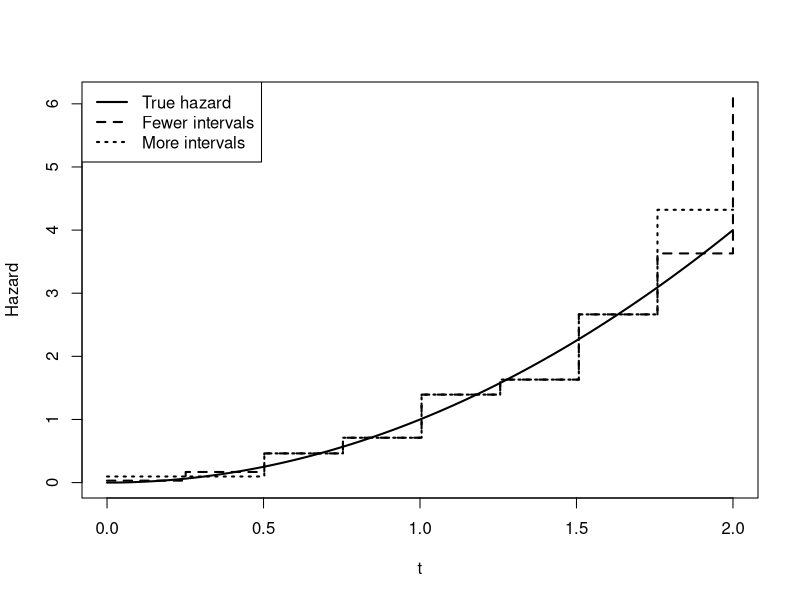
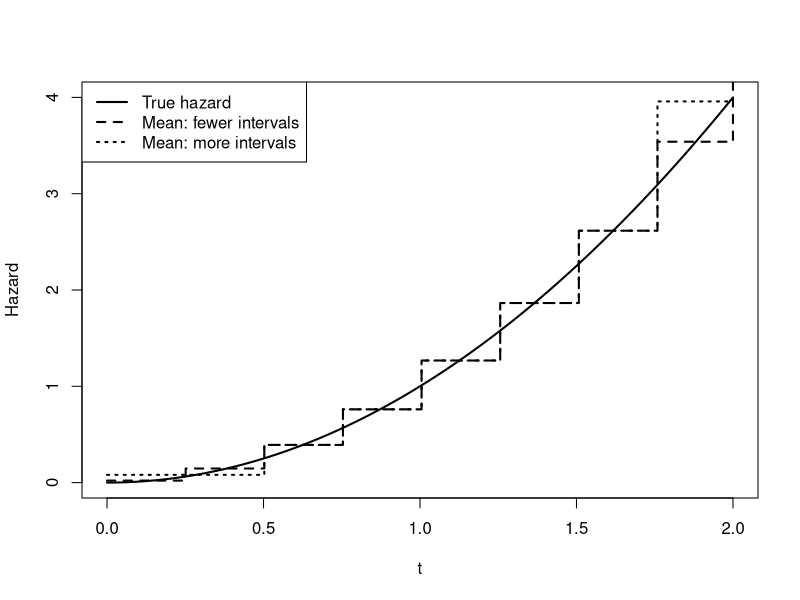
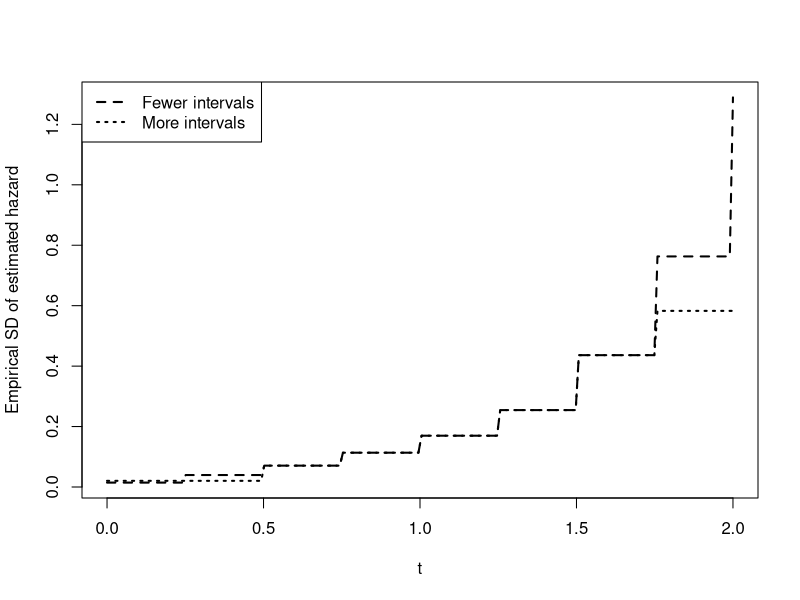
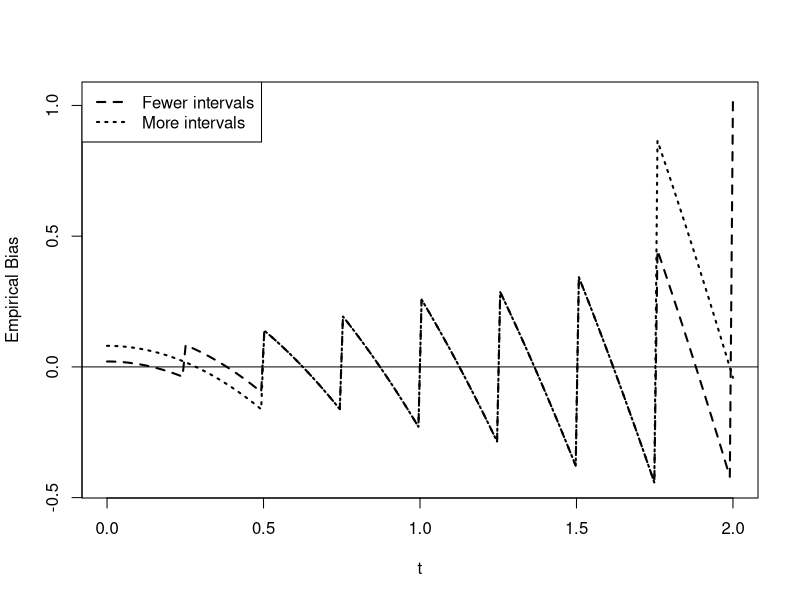
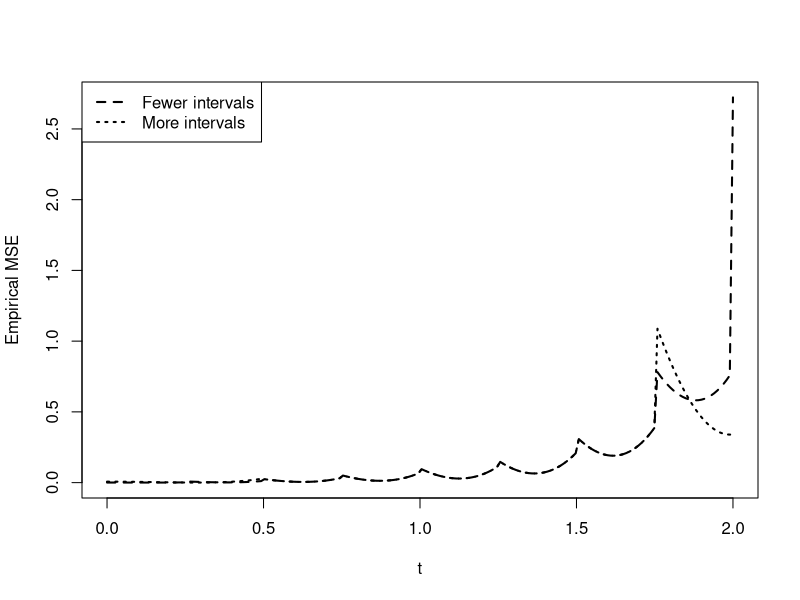

Source code (R) for these figures, in order:
# ============================================================
# 中文導讀：對應 Ch2「Likelihood Construction, Inference for Parametric
# Survival Distributions」。下列頁碼以講義投影片右下角的 1–36 頁為準。
# 主線：右設限資料（第 3–8 頁）→ 分段指數模型（第 23–26 頁）
# → 估計精確度與區間選擇（第 27–30 頁）→ Monte Carlo 模擬延伸。
# 符號對照：U = 觀測時間；delta = 事件指標；r[j] = 區間事件數；
# W[j] = 區間總觀測風險時間；lambda.hat[j] = 該區間估計危險率。
# 本次只新增說明註解，保留所有原始可執行程式碼。
# 注意：下方 cuts.few 的第二次賦值會覆寫第一次，實際為 9 區間；
# cuts.many 為 7 區間，因此原有 few/many 名稱與圖例不代表實際多寡。
# Piecewise Exponential Approximation
# True hazard: h(t) = t^2
# ============================================================

# ------------------------------------------------------------
# 1. Generate right-censored survival data
# ------------------------------------------------------------

# 【第 3 頁：建立 (U_i, delta_i) 的模擬樣本】
# 固定亂數種子以便重現結果；n 是受試者數。
# censor.rate 是設限時間 C 的指數分布「速率」，不是設限比例 30%。
# 實際設限比例由 T 與 C 的分布共同決定，下面用樣本比例檢查。
set.seed(2026)

n <- 400
censor.rate <- 0.3

# True cumulative hazard:
# H(t) = t^3 / 3
#
# Since H(T) ~ Exp(1),
# T = (3E)^(1/3), E ~ Exp(1)

# 【第 24 頁：h、H、S 的關係；此處用於模擬資料】
# 真實危險率 h(t)=t^2，故 H(t)=積分_0^t s^2 ds=t^3/3，
# S(t)=exp(-H(t))=exp(-t^3/3)，f(t)=h(t)S(t)。
# rexp(n) 預設 rate=1；令 H(T)=E，即得 T=(3E)^(1/3)。
# 這是真實危險率隨時間上升的分布，並非單一固定速率的指數分布。
# 後續以區間常數近似 t^2，呼應第 22–23 頁弱結構模型的動機。
E <- rexp(n)
T <- (3 * E)^(1/3)

# Independent censoring time
# 【第 3、6–8 頁：獨立的隨機設限】
# 另行產生 C，讓 T 與 C 獨立，符合此講義的非資訊性設限假設。
# 生存分布與設限分布參數分離時，完整 likelihood 可分解；
# 推論生存分布時可使用乘積 f(U_i)^delta_i S(U_i)^(1-delta_i)。
C <- rexp(n, rate = censor.rate)

# Observed survival data
# 【第 3–5 頁：實際可觀測資料】
# pmin 逐人取最小值：U_i=min(T_i,C_i)。
# T_i<=C_i 時 delta_i=1，觀察到事件，likelihood 貢獻為 f(U_i)；
# 否則 delta_i=0，只知道 T_i>U_i，貢獻為 S(U_i)=1-F(U_i)。
# dat 只保存分析時可見的 U、delta；不是把設限當成事件。
U <- pmin(T, C)
delta <- as.integer(T <= C)

dat <- data.frame(
  U = U,
  delta = delta
)

head(dat)

# Proportion censored
mean(delta == 0)


# ------------------------------------------------------------
# 2. Function for fitting a piecewise exponential model
# ------------------------------------------------------------

# 【第 23–26 頁：給定切點，估計每一段的常數危險率】
# cuts 必須為正、遞增且不重複的內部切點；grid 為非負的評估時間。
# 函數假設 U、delta 等長，delta 為 0/1；此原始版本未額外檢查輸入。
# 模型有 J=length(cuts)+1 個參數，而非只有 cuts 的個數。
fit.pwe <- function(U, delta, cuts, grid) {

  # Partition:
  # [0, cut1), [cut1, cut2), ..., [last cut, Inf)

  # 【第 23–24 頁：切割時間軸】
  # 講義記為 v_0=0,...,v_{k+1}=Inf；R 從 1 開始編號，
  # 因此 R 的 v[j] 對應講義 v_{j-1}，v[j+1] 對應講義 v_j。
  # 最後一段延伸到無限大；並不因繪圖只到 t=2 就在 2 結束。
  v <- c(0, cuts, Inf)

  J <- length(v) - 1

  # 配置每段統計量：r 為事件個數、W 為總風險時間。
  # 第 25 頁的 likelihood 最後只需要這兩組統計量。
  r <- numeric(J)
  W <- numeric(J)

  for (j in 1:J) {

    # Number of observed events in interval j
    # 【第 25 頁】r_j=sum_i delta_i I(U_i 屬於 I_j)。
    # 只有事件且落在 [v[j],v[j+1]) 的個案才計入；設限不算事件。
    # 若時間恰等於切點，歸入右側區間。
    r[j] <- sum(
      delta == 1 &
      U >= v[j] &
      U < v[j + 1]
    )

    # Total observed time at risk in interval j
    # 【第 25 頁】W_j 是所有個案在本區間累積的觀測時間。
    # 每人貢獻 max(min(U_i,右端點)-左端點,0)：
    # 在左端前已結束追蹤 → 0；在區間內結束 → U_i-左端點；
    # 追蹤跨過右端點 → 整段長度。設限個案也貢獻設限前的時間。
    # 這與講義「區間內部分時間 + 跨過整段的時間」公式等價。
    W[j] <- sum(
      pmax(
        pmin(U, v[j + 1]) - v[j],
        0
      )
    )
  }

  # Piecewise hazard estimates
  # 【第 25–26 頁：最大概似估計】
  # L = 乘積_j lambda_j^r_j exp(-lambda_j W_j)，
  # log L = 總和_j [r_j log(lambda_j)-lambda_j W_j]。
  # 對 lambda_j 微分：r_j/lambda_j-W_j=0，故估計為 r_j/W_j。
  # 這也是第 10–11 頁單一指數分布估計式在各區間的應用。
  # W_j=0 表示無人提供觀測時間，無法估計，回傳 NA；
  # W_j>0 且 r_j=0 時回傳邊界值 0，此時不能用 log 常態近似。
  lambda.hat <- ifelse(
    W > 0,
    r / W,
    NA_real_
  )

  # Determine the interval corresponding to each grid point
  # 【第 24 頁：將每段參數還原成階梯危險率 h(t)】
  # findInterval 找出 grid 的每個時間屬於哪一段；
  # 隨後用 lambda.hat[index] 指派該段固定高度。
  # 這裡產生的是 h(t)，不是累積危險率 H(t) 或存活機率 S(t)。
  index <- findInterval(
    grid,
    c(0, cuts)
  )

  # Estimated hazard function over grid
  h.hat <- lambda.hat[index]

  # 回傳區間事件數、風險時間、參數估計，以及繪圖網格上的危險率。
  list(
    r = r,
    W = W,
    lambda.hat = lambda.hat,
    h.hat = h.hat
  )
}


# ------------------------------------------------------------
# 3. Define grid and user-specified cut points
# ------------------------------------------------------------

# 【第 23、27、30 頁：預先指定區間；grid 僅供繪圖】
# grid 的 200 點用來評估曲線，不代表模型有 200 個參數。
# 切點固定於資料之外，符合講義先指定區間的推論設定。
grid <- seq(
  0,
  2,
  length.out = 200
)

# Fewer intervals:
# 4 intervals = 4 hazard parameters
# 第一個版本：3 個切點、4 個區間；但稍後會被同名賦值覆寫。
cuts.few <- c(
  0.75,
  1.25,
  1.75
)


# Fewer intervals:
# 4 intervals = 4 hazard parameters
# 【原碼提醒】此處覆寫上面的 cuts.few，真正使用 8 個切點、9 段。
# 上方原始英文註解「4 intervals」只適用於第一次設定。
# 所以實際 fit.few 有 9 段，fit.many 有 7 段，圖例名稱相反。
# 本段註解保留這個差異，沒有擅自刪改原本的切點。
# grid 最後一點 t=2 會落入 [2,Inf)，採用第 9 段估計。
cuts.few <- c(
 0.25,
0.5, 
0.75,
1,
  1.25,
1.5,
  1.75,
2
)



# More intervals:
# 7 intervals = 7 hazard parameters
cuts.many <- c(
  0.50,
  0.75,
  1.00,
  1.25,
  1.50,
  1.75
)


# ------------------------------------------------------------
# 4. Fit both piecewise exponential models
# ------------------------------------------------------------

# 【第 25–26 頁】同一份觀測資料，用兩套固定切點分別計算 r_j/W_j。
# 比較差異來自切點設計；函數並沒有數值最佳化，因為有封閉解。
fit.few <- fit.pwe(
  U = U,
  delta = delta,
  cuts = cuts.few,
  grid = grid
)

fit.many <- fit.pwe(
  U = U,
  delta = delta,
  cuts = cuts.many,
  grid = grid
)


# ------------------------------------------------------------
# 5. Examine estimated parameters
# ------------------------------------------------------------

# 【第 26–28 頁：檢查估計表與精確度】
# 下列輸出對應第 28 頁表格的 r_j、W_j、lambda_hat_j。
# 第 26 頁觀測資訊矩陣為 diag(r_j/lambda_j^2)。
# 取逆並代入估計量，可估 Var(lambda_hat_j) 約為 r_j/W_j^2。
# Number of events in each interval
fit.few$r
fit.many$r

# Total time at risk in each interval
fit.few$W
fit.many$W

# Estimated piecewise hazards
fit.few$lambda.hat
fit.many$lambda.hat

# Approximate variance of log(lambda_hat_j)
# 【第 13、27 頁：delta method】
# Var(log(lambda_hat_j)) 約為 1/r_j，是「對數估計值的變異數」。
# 它不是 lambda_hat_j 本身的變異數，也不是標準差。
# r_j>0 且事件數足夠時，約 95% CI 可寫為
# lambda_hat_j * exp(正負 1.96/sqrt(r_j))（第 15 頁推廣）。
# r_j=0 時以下會顯示 Inf；這表示該 log 常態推論不能使用。
1 / fit.few$r
1 / fit.many$r


# ------------------------------------------------------------
# 6. Plot:
#    true hazard versus piecewise exponential estimates
# ------------------------------------------------------------

# 【第 24、29 頁：看分段危險率如何近似真實曲線】
# 實線為真值 t^2，兩條階梯線為單次樣本估計。
# range(...,na.rm=TRUE) 讓此圖的 y 軸涵蓋真值與兩組可用估計。
# type="s" 以階梯線呈現；網格有限，視覺跳點可能略有偏移。
# 第 30 頁另建議用 log 危險率觀察精確度；本碼仍畫原始尺度。
# 原圖例的 Fewer/More 請依上方覆寫提醒解讀。
ylim <- range(
  c(
    grid^2,
    fit.few$h.hat,
    fit.many$h.hat
  ),
  na.rm = TRUE
)

plot(
  grid,
  grid^2,
  type = "l",
  lwd = 2,
  ylim = ylim,
  xlab = "t",
  ylab = "Hazard"
)

lines(
  grid,
  fit.few$h.hat,
  type = "s",
  lty = 2,
  lwd = 2
)

lines(
  grid,
  fit.many$h.hat,
  type = "s",
  lty = 3,
  lwd = 2
)

legend(
  "topleft",
  legend = c(
    "True hazard",
    "Fewer intervals",
    "More intervals"
  ),
  lty = c(1, 2, 3),
  lwd = 2
)


# ============================================================
# 7. Repeated simulation
# ============================================================

# 【模擬延伸：呼應第 29–30 頁估計變異與區間選擇】
# 以下不是講義 AZT/ddI 實例，而是重複產生 n=400 的模擬樣本。
# B=1000 是獨立重複次數；每次重新生成 T、C，再估計兩套模型。
# 重新設同一種子，讓整個模擬可重現；第一次樣本會重現前面的樣本。
# est.few、est.many：每列是 grid 時間點，每欄是一次模擬。
# 每次兩模型共用同一批資料，方便比較不同切點的效果。
set.seed(2026)

B <- 1000

est.few <- matrix(
  NA_real_,
  nrow = length(grid),
  ncol = B
)

est.many <- matrix(
  NA_real_,
  nrow = length(grid),
  ncol = B
)

for (b in 1:B) {

  # Generate survival times from h(t) = t^2
  E.b <- rexp(n)

  T.b <- (3 * E.b)^(1/3)

  # Generate independent censoring times
  C.b <- rexp(
    n,
    rate = censor.rate
  )

  # Observed data
  U.b <- pmin(
    T.b,
    C.b
  )

  delta.b <- as.integer(
    T.b <= C.b
  )

  # Fit model with fewer intervals
  fit.few.b <- fit.pwe(
    U = U.b,
    delta = delta.b,
    cuts = cuts.few,
    grid = grid
  )

  # Fit model with more intervals
  fit.many.b <- fit.pwe(
    U = U.b,
    delta = delta.b,
    cuts = cuts.many,
    grid = grid
  )

  # 將第 b 次的整條估計曲線存入第 b 欄，供跨次數彙整。
  est.few[, b] <- fit.few.b$h.hat

  est.many[, b] <- fit.many.b$h.hat
}


# ------------------------------------------------------------
# 8. Monte Carlo mean estimated hazard
# ------------------------------------------------------------

# 【Monte Carlo 平均：估計方法的平均表現】
# 對每個時間點，將 B 次估計取平均，近似 E[h_hat(t)]。
# 平均曲線與 t^2 的差異可反映分段近似與有限樣本造成的偏差。
# 它不是把 B 份資料合併後重新估計，也不是單次資料的信賴區間。
# na.rm=TRUE 會排除無法估計的 NA，各時間點有效重複數可能不同。
# 此圖的 y 軸由初始的 t^2 決定，若平均估計超過範圍可能被截掉。
mean.few <- rowMeans(
  est.few,
  na.rm = TRUE
)

mean.many <- rowMeans(
  est.many,
  na.rm = TRUE
)

plot(
  grid,
  grid^2,
  type = "l",
  lwd = 2,
  xlab = "t",
  ylab = "Hazard"
)

lines(
  grid,
  mean.few,
  type = "s",
  lty = 2,
  lwd = 2
)

lines(
  grid,
  mean.many,
  type = "s",
  lty = 3,
  lwd = 2
)

legend(
  "topleft",
  legend = c(
    "True hazard",
    "Mean: fewer intervals",
    "Mean: more intervals"
  ),
  lty = c(1, 2, 3),
  lwd = 2
)


# ------------------------------------------------------------
# 9. Empirical standard deviation of estimated hazard
# ------------------------------------------------------------

# 【Monte Carlo 標準差：呼應第 26、29–30 頁精確度】
# apply(...,1,sd) 沿每一列取樣本標準差，衡量 h_hat(t) 跨樣本波動。
# 這是原始危險率尺度的經驗 SD，與前面的 1/r_j（log 尺度變異數）不同。
# 區間越細通常每段事件越少，變異可能越大，但此處兩組切點
# 並非單純的巢狀細分，不能保證每個時間點都有相同的大小順序。
sd.few <- apply(
  est.few,
  1,
  sd,
  na.rm = TRUE
)

sd.many <- apply(
  est.many,
  1,
  sd,
  na.rm = TRUE
)

plot(
  grid,
  sd.few,
  type = "l",
  lty = 2,
  lwd = 2,
  ylim = range(
    c(sd.few, sd.many),
    na.rm = TRUE
  ),
  xlab = "t",
  ylab = "Empirical SD of estimated hazard"
)

lines(
  grid,
  sd.many,
  lty = 3,
  lwd = 2
)

legend(
  "topleft",
  legend = c(
    "Fewer intervals",
    "More intervals"
  ),
  lty = c(2, 3),
  lwd = 2
)


# ------------------------------------------------------------
# 10. Optional: empirical bias
# ------------------------------------------------------------

# 【Monte Carlo 偏差：講義分段近似概念的延伸】
# Bias_hat(t)=平均估計危險率-t^2；正值為平均高估，負值為低估。
# 水平 0 線代表無偏；這是模擬評估，真實資料通常不知道真實危險率。
true.hazard <- grid^2

bias.few <- mean.few - true.hazard

bias.many <- mean.many - true.hazard

plot(
  grid,
  bias.few,
  type = "l",
  lty = 2,
  lwd = 2,
  ylim = range(
    c(bias.few, bias.many),
    na.rm = TRUE
  ),
  xlab = "t",
  ylab = "Empirical Bias"
)

lines(
  grid,
  bias.many,
  lty = 3,
  lwd = 2
)

abline(
  h = 0,
  lty = 1
)

legend(
  "topleft",
  legend = c(
    "Fewer intervals",
    "More intervals"
  ),
  lty = c(2, 3),
  lwd = 2
)


# ------------------------------------------------------------
# 11. Optional: empirical MSE
# ------------------------------------------------------------

# 【Monte Carlo 均方誤差：同時衡量偏差與變異】
# MSE_hat(t)=(1/B) sum_b [h_hat_b(t)-h(t)]^2（有 NA 時用有效次數）。
# R 對矩陣減去 true.hazard 時按欄重複此向量，所以每次模擬
# 都減去相同的逐時間真值；rowMeans 再對每列平均平方誤差。
# 理論 MSE=Var(h_hat)+Bias^2；MSE 越小代表該點總體誤差越小。
# 若有效次數為 m，這裡 MSE = Bias_hat^2 + (m-1)/m * 經驗SD^2，
# 因為 sd() 使用 m-1 作分母。細分區間不一定降低整體 MSE。
mse.few <- rowMeans(
  (est.few - true.hazard)^2,
  na.rm = TRUE
)

mse.many <- rowMeans(
  (est.many - true.hazard)^2,
  na.rm = TRUE
)

plot(
  grid,
  mse.few,
  type = "l",
  lty = 2,
  lwd = 2,
  ylim = range(
    c(mse.few, mse.many),
    na.rm = TRUE
  ),
  xlab = "t",
  ylab = "Empirical MSE"
)

lines(
  grid,
  mse.many,
  lty = 3,
  lwd = 2
)

legend(
  "topleft",
  legend = c(
    "Fewer intervals",
    "More intervals"
  ),
  lty = c(2, 3),
  lwd = 2
)
